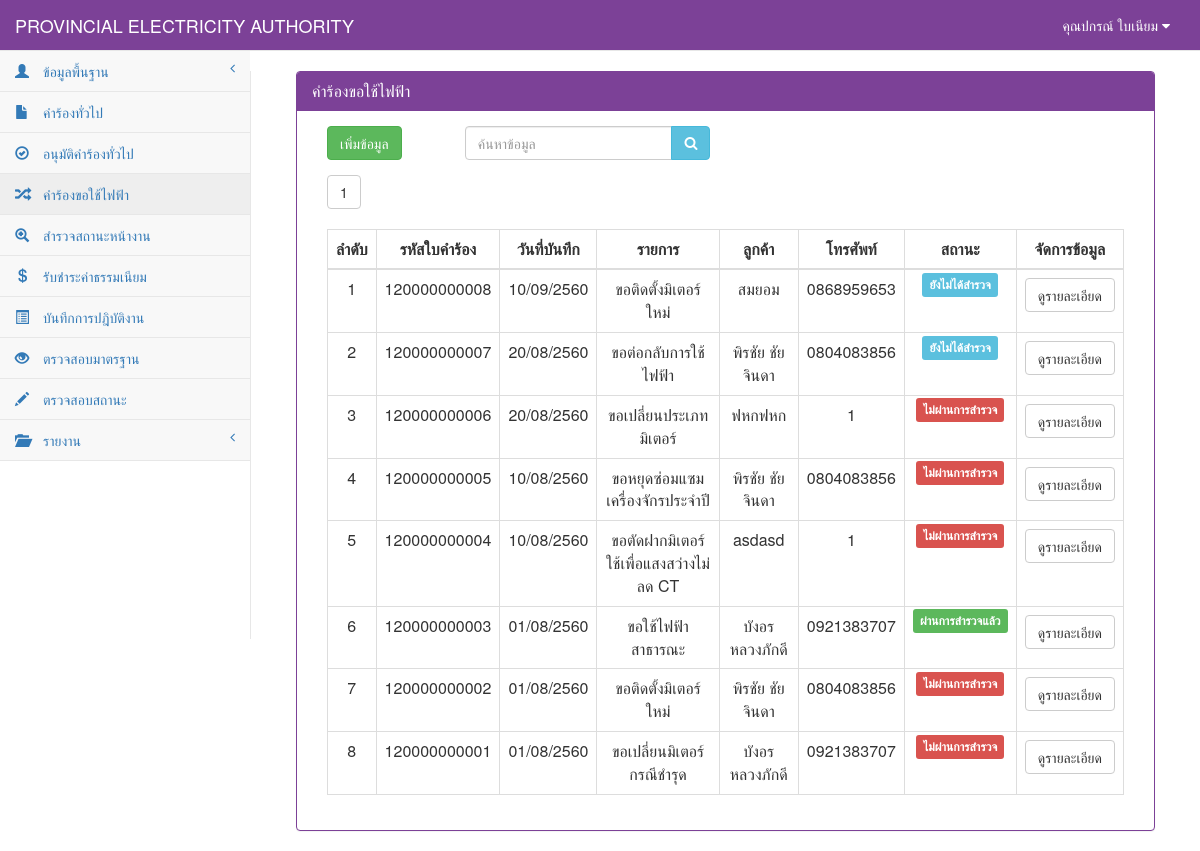
The app's page /RequestElectricity_show.php (signed in), older data.
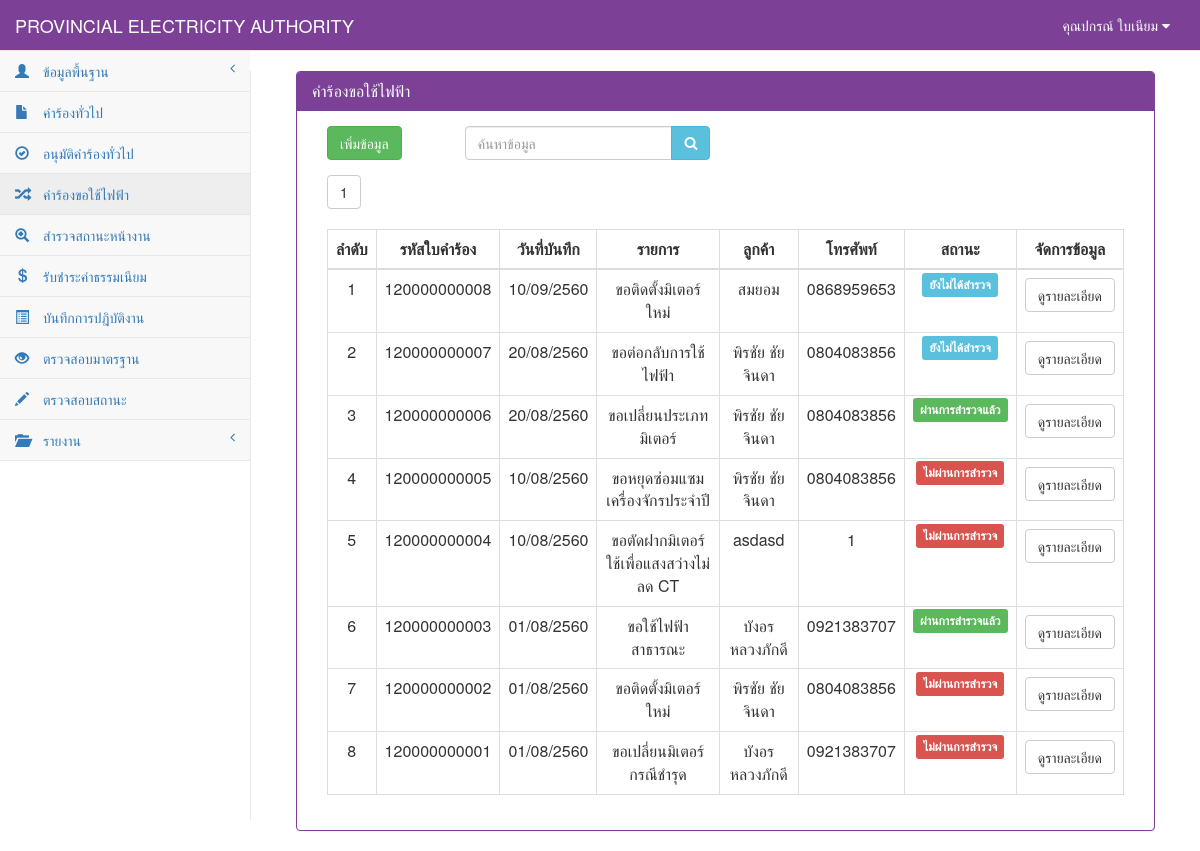
The same page, newer data.
### tables this page shows
CREATE TABLE `tb_electricity` (
  `re_id` char(12) NOT NULL,
  `re_date` date NOT NULL,
  `re_branch` varchar(50) NOT NULL,
  `user_id` char(13) NOT NULL,
  `cus_id` char(13) NOT NULL,
  `re_place_type` int(1) NOT NULL,
  `re_place_other` varchar(50) NOT NULL,
  `re_place_name` varchar(50) NOT NULL,
  `re_place_homeid` varchar(20) NOT NULL,
  `re_place_number` varchar(20) NOT NULL,
  `re_place_village` varchar(20) NOT NULL,
  `re_place_room` varchar(10) NOT NULL,
  `re_place_floor` varchar(5) NOT NULL,
  `re_place_alley` varchar(50) NOT NULL,
  `re_place_alleyway` varchar(50) NOT NULL,
  `re_place_road` varchar(50) NOT NULL,
  `re_place_villno` varchar(2) NOT NULL,
  `re_place_district` varchar(30) NOT NULL,
  `re_place_canton` varchar(30) NOT NULL,
  `re_place_province` varchar(30) NOT NULL,
  `re_place_post` varchar(10) NOT NULL,
  `re_place_tel` char(10) NOT NULL,
  `re_place_fax` char(10) NOT NULL,
  `re_place_email` varchar(30) NOT NULL,
  `re_place_service` varchar(10) NOT NULL,
  `re_contact_place` varchar(100) NOT NULL,
  `re_contact_homeid` varchar(20) NOT NULL,
  `re_contact_number` varchar(20) NOT NULL,
  `re_contact_village` varchar(20) NOT NULL,
  `re_contact_room` varchar(10) NOT NULL,
  `re_contact_floor` varchar(5) NOT NULL,
  `re_contact_alley` varchar(50) NOT NULL,
  `re_contact_alleyway` varchar(50) NOT NULL,
  `re_contact_road` varchar(50) NOT NULL,
  `re_contact_villno` varchar(2) NOT NULL,
  `re_contact_district` varchar(30) NOT NULL,
  `re_contact_canton` varchar(30) NOT NULL,
  `re_contact_province` varchar(30) NOT NULL,
  `re_contact_post` varchar(10) NOT NULL,
  `re_contact_tel` char(10) NOT NULL,
  `re_contact_fax` char(10) NOT NULL,
  `re_contact_email` varchar(30) NOT NULL,
  `re_want_type` int(2) NOT NULL,
  `re_want_other` varchar(100) NOT NULL,
  `re_detail` varchar(100) NOT NULL,
  `re_use_type` int(1) NOT NULL,
  `re_use_other` varchar(255) NOT NULL,
  `re_dateset` date NOT NULL,
  `re_keep_type` int(1) NOT NULL,
  `re_keep_name` varchar(255) NOT NULL,
  `re_keep_homeid` varchar(20) NOT NULL,
  `re_keep_number` varchar(20) NOT NULL,
  `re_keep_village` varchar(20) NOT NULL,
  `re_keep_room` varchar(20) NOT NULL,
  `re_keep_floor` varchar(5) NOT NULL,
  `re_keep_alley` varchar(50) NOT NULL,
  `re_keep_alleyway` varchar(50) NOT NULL,
  `re_keep_road` varchar(50) NOT NULL,
  `re_keep_villno` varchar(2) NOT NULL,
  `re_keep_district` varchar(30) NOT NULL,
  `re_keep_canton` varchar(30) NOT NULL,
  `re_keep_province` varchar(30) NOT NULL,
  `re_keep_post` varchar(10) NOT NULL,
  `re_keep_tel` char(10) NOT NULL,
  `re_keep_fax` char(10) NOT NULL,
  `re_keep_email` varchar(30) NOT NULL,
  `re_picture` varchar(255) NOT NULL,
  `re_status` int(1) NOT NULL,
  PRIMARY KEY  (`re_id`)
);

CREATE TABLE `tb_customer` (
  `cus_id` char(13) NOT NULL,
  `cus_first` varchar(50) NOT NULL,
  `cus_name` varchar(50) NOT NULL,
  `cus_type` varchar(30) NOT NULL,
  `cus_code` char(9) NOT NULL,
  `cus_tax` char(13) NOT NULL,
  `cus_homeid` varchar(20) NOT NULL,
  `cus_number` varchar(20) NOT NULL,
  `cus_village` varchar(20) NOT NULL,
  `cus_room` varchar(10) NOT NULL,
  `cus_floor` varchar(5) NOT NULL,
  `cus_alley` varchar(50) NOT NULL,
  `cus_alleyway` varchar(50) NOT NULL,
  `cus_road` varchar(50) NOT NULL,
  `cus_vilno` varchar(2) NOT NULL,
  `cus_district` varchar(30) NOT NULL,
  `cus_canton` varchar(30) NOT NULL,
  `cus_province` varchar(30) NOT NULL,
  `cus_post` varchar(10) NOT NULL,
  `cus_tel` char(10) NOT NULL,
  `cus_fax` char(10) NOT NULL,
  `cus_email` varchar(30) NOT NULL,
  PRIMARY KEY  (`cus_id`)
);

### connect_db.php (called while the page is built, shortened)
<?php
$dbname="pea";
$limit=10;
?>

### RequestElectricity_show.php (the view, shortened to what the changed rows need)
<?php
include "connect_db.php";
function Dateim($mydate){
    $d=split("-",$mydate);
    $mydate=$d[2]."/".$d[1]."/".($d[0]+543);
    return "$mydate";
}
?>
<!DOCTYPE html>
<html>
<head>
    <link href="vendor/bootstrap/css/bootstrap.css" rel="stylesheet">
    <link href="vendor/metisMenu/metisMenu.css" rel="stylesheet">
    <link href="dist/css/sb-admin-2.css" rel="stylesheet">
    <link href="vendor/font-awesome/css/font-awesome.css" rel="stylesheet" type="text/css">
</head>
<body>
    <div id="page-wrapper">
        <div class="col-sm-12 ">
            <div class="panel panel-primary">
                <div class="panel-heading">
                    <h2 class="panel-title">คำร้องขอใช้ไฟฟ้า</h2>
                </div>
            <div class="panel-body">
            <div class="col-sm-12">
                <div class="table-responsive">
                    ?> <br><br>
                    <table width="100%" class="table table-bordered table-hover">
                        <thead>
                            <tr>
                                <th class=" text-center" >ลำดับ</th>
                                <th class=" text-center" >รหัสใบคำร้อง</th>
                                <th class=" text-center" >วันที่บันทึก</th>
                                <th class=" text-center" >รายการ</th>
                                <th class=" text-center" >ลูกค้า</th>
                                <th class=" text-center" >โทรศัพท์</th>
                                <th class=" text-center" >สถานะ</th>
                                <th class=" text-center">จัดการข้อมูล</th>
                            </tr>
                        </thead>
                            <tbody>
                            <?php
                                if($_GET[start]=="" || $_GET[start]=="1"){
                                        $page="0";
                                }else{
                                        $page=($_GET[start]-1)*$limit;
                                }
                                $sql="select * from tb_electricity where re_id like '%".$_POST[search]."%' order by re_id desc limit $page,$limit";
                                $result=mysql_db_query($dbname,$sql);
                                    if(mysql_num_rows($result)>0){
                                        while($array=mysql_fetch_array($result)){
                                            $page++;
                                            $sqlcus="select * from tb_customer where cus_id='".$array[cus_id]."'";
                                            $resultcus=mysql_db_query($dbname,$sqlcus);
                                            $arraycus=mysql_fetch_array($resultcus);
                                            if ($array[re_want_type] == 0) {
                                                $want = "ขอติดตั้งมิเตอร์ใหม่";
                                            } elseif ($array[re_want_type] == 1) {
                                                $want = "ขอตัดฝากมิเตอร์โดยไม่ใช้ไฟฟ้า";
                                            } elseif ($array[re_want_type] == 2) {
                                                $want = "ขอต่อกลับการใช้ไฟฟ้า";
                                            } elseif ($array[re_want_type] == 3) {
                                                $want = "ขอเพื่มขนาดมิเตอร์/อุปกรณ์ประกอบ";
                                            } elseif ($array[re_want_type] == 4) {
                                                $want = "ขอเปลี่ยนประเภทมิเตอร์";
                                            } elseif ($array[re_want_type] == 5) {
                                                $want = "ขอหยุดซ่อมแซมเครื่องจักรประจำปี";
                                            } elseif ($array[re_want_type] == 6) {
                                                $want = "ขอใช้ไฟฟ้าชั่วคราวแบบเหมาจ่าย";
                                            } elseif ($array[re_want_type] == 7) {
                                                $want = "ขอติดตั้งไฟฟ้าชั่วคราว";
                                            } elseif ($array[re_want_type] == 8) {
                                                $want = "ขอตัดฝากมิเตอร์ใช้เพื่อแสงสว่างไม่ลด CT";
                                            } elseif ($array[re_want_type] == 9) {
                                                $want = "ขอยกเลิกเลิกการใช้ไฟฟ้า";
                                            } elseif ($array[re_want_type] == 10) {
                                                $want = "ชอลดขนาดมิเตอร์/อุปกรณ์ประกอบ";
                                            } elseif ($array[re_want_type] == 11) {
                                                $want = "ขอใช้ไฟฟ้าสาธารณะ";
                                            } elseif ($array[re_want_type] == 12) {
                                                $want = "ขอตัดมิเตอร์ใช้เพื่อแสงสว่างลด CT";
                                            } elseif ($array[re_want_type] == 13) {
                                                $want = "ขอย้ายจุดติดตั้งมิเตอร์/อุปกรณ์ประกอบ";
                                            } elseif ($array[re_want_type] == 14) {
                                                $want = "ขอเปลี่ยนมิเตอร์กรณีชำรุด";
                                            } elseif ($array[re_want_type] == 15) {
                                                $want = "ขอใช้ไฟฟ้าตู้โทรศัพท์ต่อตรง";
                                            } elseif ($array[re_want_type] == 16) {
                                                $want = $array[re_place_other];
                                            }
                                            if($array[re_status]==0){
                                                $status="ยังไม่ได้สำรวจ";
                                                $label="info";
                                            }elseif($array[re_status]==1){
                                               $status="ผ่านการสำรวจแล้ว";
                                               $label="success";
                                            }else{
                                              $status="ไม่ผ่านการสำรวจ";
                                               $label="danger";
                                            }
                            ?>
                                    <tr>
                                        <td class="text-center"><?=$page?></td>
                                            <td class=" text-center"><?=$array[re_id]?></td>
                                            <td class=" text-center"><?= Dateim($array[re_date]);?></td>
                                            <td class=" text-center"><?=$want?></td>
                                            <td class="text-center"><?=$arraycus[cus_name]?></td>
                                            <td class="text-center"><?=$arraycus[cus_tel]?></td>
                                            <td class="text-center"><span class="label label-<?=$label?>"><?=$status?></span></td>
                                            <td align="center">
                                                <div class="btn-group">
                                                    <a class="btn btn-default" href="RequestElectricity_detail.php?re_id=<?=$array[re_id]?>">ดูรายละเอียด</a>
                                                </div>
                                            </td>
                                    </tr>
                                    <?php
                                        }
                                            }else{
                                    ?>
                                    <tr><td colspan="7" align="center">ไม่พบข้อมูล</td></tr>
                                    <?
                                            }
                                    ?>
                            </tbody>
                    </table>
                </div>
            </div>
        </div>
        </div>
    </div>
</div>
</body>
</html>

Row changes from the older to the newer data that the page shows:
changed tb_electricity (number 3 of 8 on the later page): cus.cus_name "ฟหกฟหก" → "พิรชัย ชัยจินดา"; cus.cus_tel "1" → "0804083856"; status "ไม่ผ่านการสำรวจ" → "ผ่านการสำรวจแล้ว"
